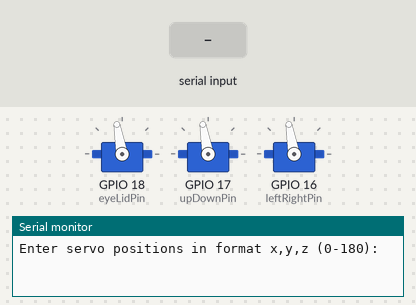
Bench run of a sketch on a simulated ESP32. Shown: 3 × servo, the last lines printed to the serial monitor. The test bench sets the inputs (shaded band).

Above: at 2.4 s.
2.5 s: "30,150,10\n" received over Serial
At 5.3 s:
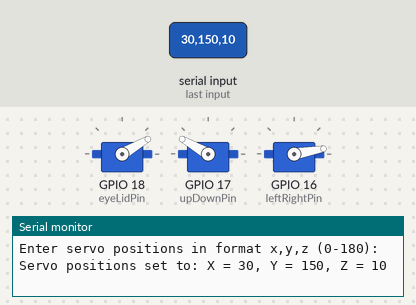
5.5 s: "1,90,45\n" received over Serial
At 7.8 s:
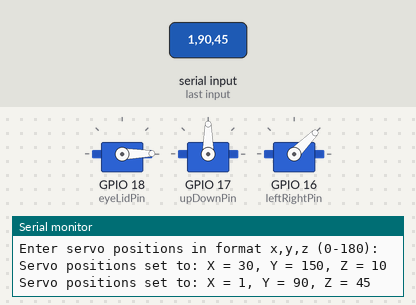
8.5 s: "30,150,10\n" received over Serial
At 8.97 s:
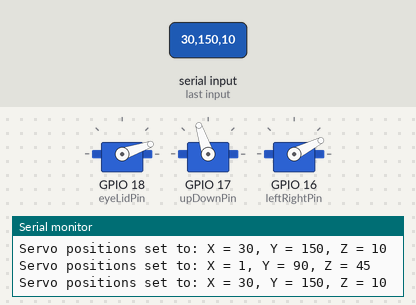
Timing chart, 0 to 11.5 s (numbered marks = the images above; inputs shaded):
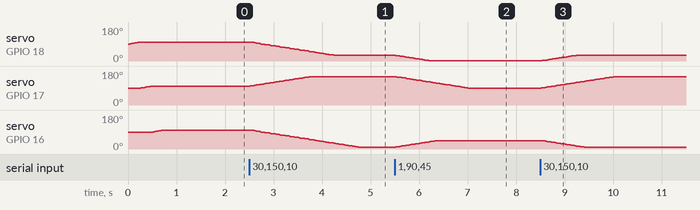

Measured:
- after the input at 2.5 s, servo on GPIO 18 (eyeLidPin): moves from 100° to 30° over 1.7 s, starting at once; servo on GPIO 17 (upDownPin): moves from 100° to 150° over 1.2 s, starting at once; servo on GPIO 16 (leftRightPin): moves from 100° to 10° over 2.2 s, starting at once
- after the input at 5.5 s, servo on GPIO 18 (eyeLidPin): moves from 30° to 1° over 0.72 s, starting at once; servo on GPIO 17 (upDownPin): moves from 150° to 90° over 1.5 s, starting at once; servo on GPIO 16 (leftRightPin): moves from 10° to 45° over 0.88 s, starting at once
- after the input at 8.5 s, servo on GPIO 18 (eyeLidPin): moves from 1° to 30° over 0.72 s, starting at once; servo on GPIO 17 (upDownPin): moves from 90° to 150° over 1.5 s, starting at once; servo on GPIO 16 (leftRightPin): moves from 45° to 10° over 0.88 s, starting at once

The sketch:

Calibrate_Servo_Positions.ino
```cpp
#include <Arduino.h>

#include "ServoEasing.hpp"


ServoEasing eyeLidServo;  // create servo object to control a servo
ServoEasing upDownServo;
ServoEasing leftRightServo;
// 16 servo objects can be created on the ESP32

// Recommended PWM GPIO pins on the ESP32 include 2,4,12-19,21-23,25-27,32-33
int eyeLidPin = 18;
int upDownPin = 17;
int leftRightPin = 16;

int eyeLidServoLower = 50;
int eyeLidServoUpper = 127;

int upDownServoLower = 30;
int upDownServoUpper = 120;

int leftRightServoLower = 50;
int leftRightServoUpper = 130;

void setup() {
	// Allow allocation of all timers
	ESP32PWM::allocateTimer(0);
	ESP32PWM::allocateTimer(1);
	ESP32PWM::allocateTimer(2);
	ESP32PWM::allocateTimer(3);

	eyeLidServo.setPeriodHertz(50);    // standard 50 hz servos
  upDownServo.setPeriodHertz(50);    // standard 50 hz servo
  leftRightServo.setPeriodHertz(50);    // standard 50 hz servo

	// eyeLidServo.attach(eyeLidPin, 500, 1200); // attaches the servo on pin 18 to the servo object
  // upDownServo.attach(upDownPin, 500, 1200); // attaches the servo on pin 18 to the servo object
  // leftRightServo.attach(leftRightPin, 500, 1200); // attaches the servo on pin 18 to the servo object

  eyeLidServo.attach(eyeLidPin); // attaches the servo on pin 18 to the servo object
  upDownServo.attach(upDownPin); // attaches the servo on pin 18 to the servo object
  leftRightServo.attach(leftRightPin); // attaches the servo on pin 18 to the servo object
	// different servos may require different min/max settings
	// for an accurate 0 to 180 sweep

  Serial.begin(115200);
  Serial.println("Enter servo positions in format x,y,z (0-180):");

  //home servos
  eyeLidServo.easeTo(100,40);
  upDownServo.easeTo(100,40);
  leftRightServo.easeTo(100,40);
  delay(500);
}

void loop() {
  // Check if data is available via Serial
  if (Serial.available() > 0) {
    // Read the input string
    String input = Serial.readStringUntil('\n');

    // Remove any leading or trailing whitespace
    input.trim();

    // Split the input string into three values (x, y, z)
    int index1 = input.indexOf(',');  // Find the first comma
    int index2 = input.indexOf(',', index1 + 1);  // Find the second comma

    if (index1 > 0 && index2 > index1) {
      // Parse each value as an integer
      int x = input.substring(0, index1).toInt();
      int y = input.substring(index1 + 1, index2).toInt();
      int z = input.substring(index2 + 1).toInt();

      // Ensure each value is within the valid range (0 to 180)
      if (x >= 0 && x <= 180 && y >= 0 && y <= 180 && z >= 0 && z <= 180) {
        // Move each servo to the corresponding position
        eyeLidServo.startEaseTo(x,40);
        upDownServo.startEaseTo(y,40);
        leftRightServo.startEaseTo(z,40);
        // Confirm the positions via Serial
        Serial.print("Servo positions set to: ");
        Serial.print("X = "); Serial.print(x);
        Serial.print(", Y = "); Serial.print(y);
        Serial.print(", Z = "); Serial.println(z);
      } else {
        Serial.println("Error: Values must be between 0 and 180.");
      }
    } else {
      Serial.println("Invalid input format. Use x,y,z (e.g., 90,45,120).");
    }
  }
}

//   for (pos = 0; pos <= 180; pos += 1) { // goes from 0 degrees to 180 degrees
// 		// in steps of 1 degree
// 		eyeLidServo.write(pos);    // tell servo to go to position in variable 'pos'
// 		delay(15);             // waits 15ms for the servo to reach the position
// 	}
//   Serial.println("Min");
// 	for (pos = 180; pos >= 0; pos -= 1) { // goes from 180 degrees to 0 degrees
// 		eyeLidServo.write(pos);    // tell servo to go to position in variable 'pos'
// 		delay(15);             // waits 15ms for the servo to reach the position
// 	}
//   Serial.println("Min");
// }
```
